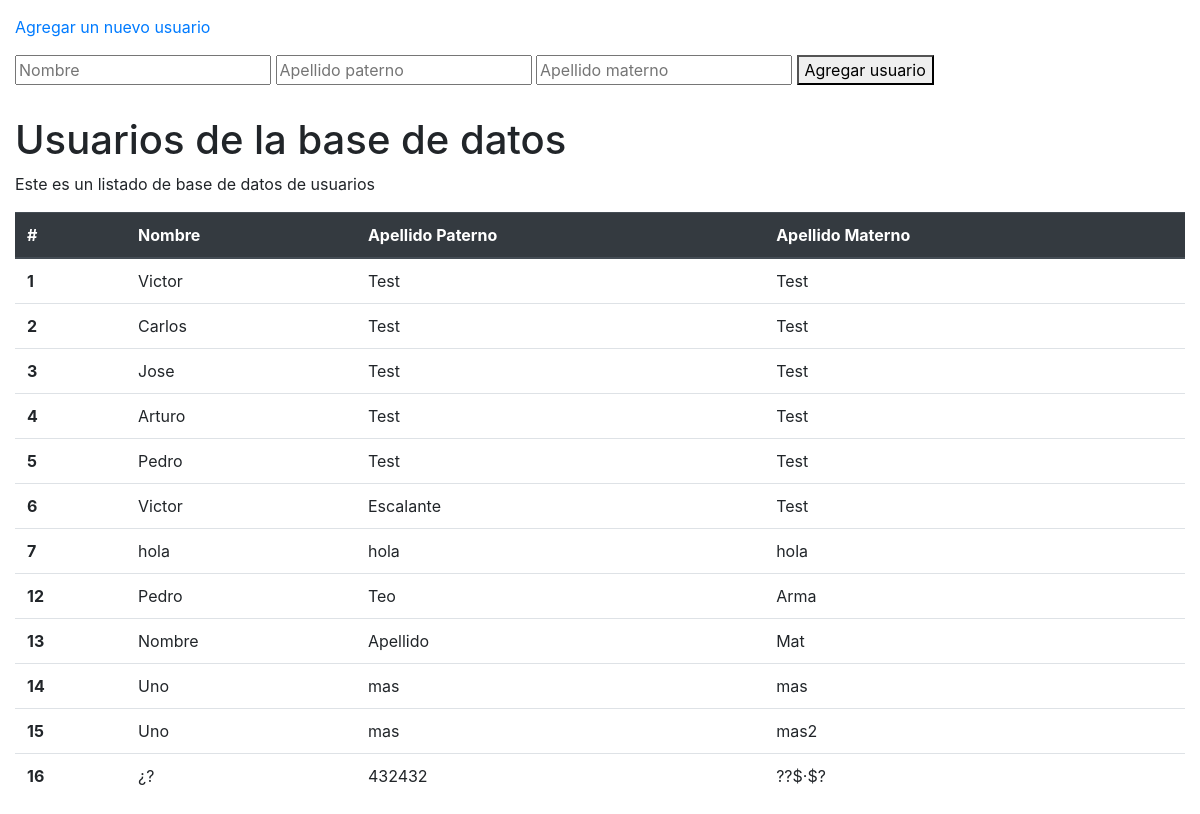
The app's page /user/index.php with its own data.
### tables this page shows
CREATE TABLE `users` (
  `id` int(11) NOT NULL AUTO_INCREMENT,
  `name` varchar(100) DEFAULT NULL,
  `last_name` varchar(100) DEFAULT NULL,
  `maternal_last_name` varchar(100) DEFAULT NULL,
  PRIMARY KEY (`id`)
);

### user/index.php (the view, shortened to what this page needs)
<?php
$query = "select * from users";
$users = mysqli_query( $enlace, $query ) or die("mal query");
?>
<html>
<link rel="stylesheet" href="https://stackpath.bootstrapcdn.com/bootstrap/4.3.1/css/bootstrap.min.css">
<body>
    <div class="content">
        <div class="col-sm-12" style="padding: 15px;">
            <p class="text-primary">Agregar un nuevo usuario</p>
            <form action="create.php" method="post">
                <div>
                    <input type="text" name="name" placeholder="Nombre">
                    <input type="text" name="last_name" placeholder="Apellido paterno">
                    <input type="text" name="maternal_name" placeholder="Apellido materno">
                    <button type="submit">Agregar usuario</button>
                </div>
            </form>
        </div>
        <div class="col-sm-12">
            <h1>Usuarios de la base de datos</h1>
            <p>Este es un listado de base de datos de usuarios</p>
            <table class="table">
                <thead class="thead-dark">
                <tr>
                    <th scope="col">#</th>
                    <th scope="col">Nombre</th>
                    <th scope="col">Apellido Paterno</th>
                    <th scope="col">Apellido Materno</th>
                </tr>
                </thead>
                <tbody>
                <?php foreach ($users as $user){ ?>
                    <tr>
                        <th scope="row"><?php echo $user['id'] ?></th>
                        <td><?php echo $user['name'] ?></td>
                        <td><?php echo $user['last_name'] ?></td>
                        <td><?php echo $user['maternal_last_name'] ?></td>
                    </tr>
                <?php } ?>
                </tbody>
            </table>
        </div>
    </div>
</body>
</html>

### records on screen
users: id "1", name "Victor", last_name "Test", maternal_last_name "Test"
users: id "2", name "Carlos", last_name "Test", maternal_last_name "Test"
users: id "3", name "Jose", last_name "Test", maternal_last_name "Test"
users: id "4", name "Arturo", last_name "Test", maternal_last_name "Test"
users: id "5", name "Pedro", last_name "Test", maternal_last_name "Test"
users: id "6", name "Victor", last_name "Escalante", maternal_last_name "Test"
users: id "7", name "hola", last_name "hola", maternal_last_name "hola"
users: id "12", name "Pedro", last_name "Teo", maternal_last_name "Arma"
users: id "13", name "Nombre", last_name "Apellido", maternal_last_name "Mat"
users: id "14", name "Uno", last_name "mas", maternal_last_name "mas"
users: id "15", name "Uno", last_name "mas", maternal_last_name "mas2"
users: id "16", name "¿?", last_name "432432", maternal_last_name "??$·$?"
